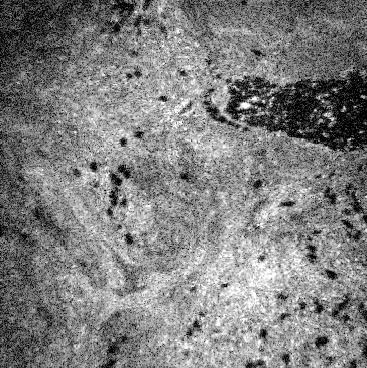
#> input picture att01.jpg, 367 x 368 px, found by its file name
$ python 'Registration Comparison with absolute difference.py'
#> lines starting #> are read from the running program, lines starting #| are printed output that depends on the picture
import cv2 as cv

registered_image_path = "C:\\Users\Vraj\OneDrive - The University of Western Australia\\Thesis\\Image-Algorithm\\att01.jpg"
original_image_path = "C:\\Users\Vraj\OneDrive - The University of Western Australia\\Thesis\\Image-Algorithm\\Sample Images\\Image_Set_1\OCT Images\\OCT_p2.png"

# Load Images
registered_image = cv.imread(registered_image_path)
#> registered_image is the input picture: shape (368, 367, 3); min 0, max 255, mean 127.3
original_image = cv.imread(original_image_path)
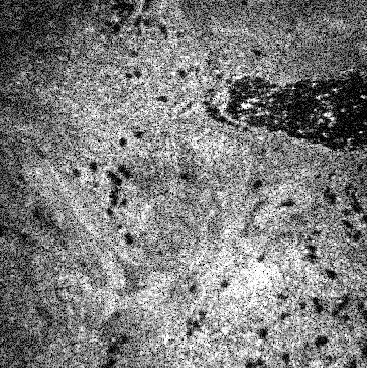
#> input picture Sample Images/Image_Set_1/OCT Images/OCT_p2.png, 367 x 368 px, found by its file name
#> original_image is the input picture: shape (368, 367, 3); min 0, max 255, mean 124.3

# Convert both images to grayscale
registered_image_gray = cv.cvtColor(registered_image, cv.COLOR_RGB2GRAY)
original_image_gray = cv.cvtColor(original_image, cv.COLOR_RGB2GRAY)

# Find absolute difference between the two images
abs_difference = cv.absdiff(registered_image_gray, original_image_gray)
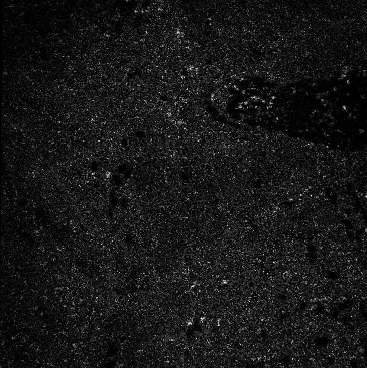
#> abs_difference: shape (368, 367); min 0, max 255, mean 22.7
cv.imshow("Absolute Difference Between 2 Images", abs_difference)
cv.waitKey(0)
